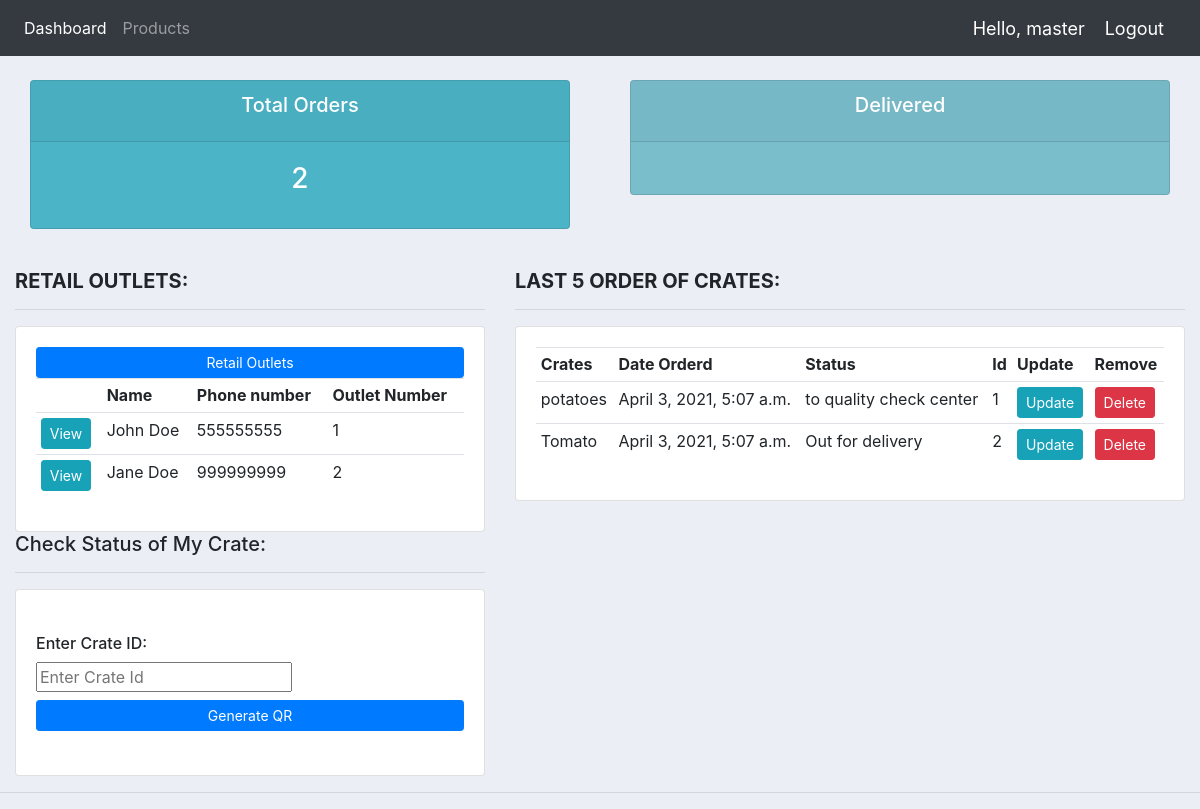
Before: /home/ (signed in) with the older database file.
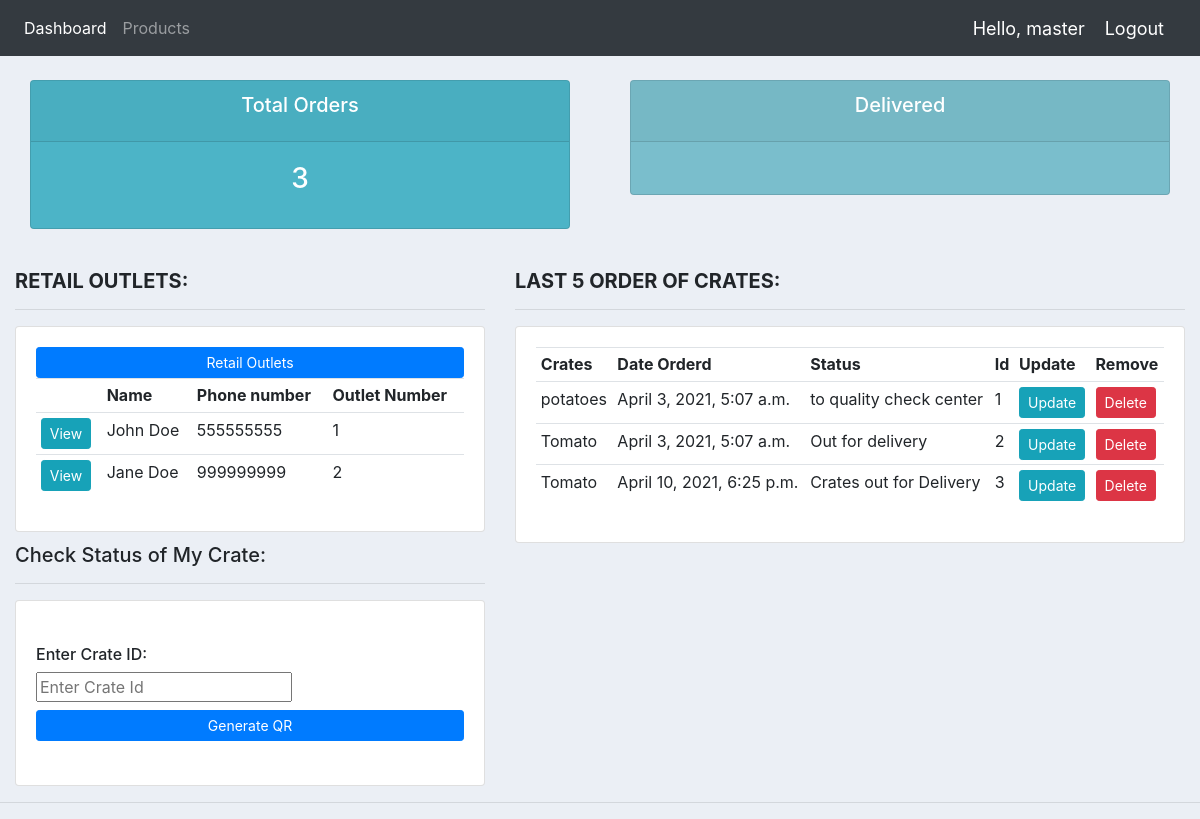
After: the same page with the newer database file.
### accounts/models.py (models this page shows)
class AccountsCustomer(models.Model):
    name = models.CharField(max_length=200, blank=True, null=True)
    phone = models.CharField(max_length=200, blank=True, null=True)
    email = models.CharField(max_length=200, blank=True, null=True)
    date_created = models.DateTimeField(blank=True, null=True)
    class Meta:
        managed = False
        db_table = 'accounts_customer'

class AccountsOrder(models.Model):
    date_created = models.DateTimeField(blank=True, null=True)
    status = models.CharField(max_length=200, blank=True, null=True)
    customer = models.ForeignKey(AccountsCustomer, models.DO_NOTHING, blank=True, null=True)
    product = models.ForeignKey('AccountsProduct', models.DO_NOTHING, blank=True, null=True)
    note = models.CharField(max_length=1000, blank=True, null=True)
    class Meta:
        managed = False
        db_table = 'accounts_order'

class AccountsProduct(models.Model):
    name = models.CharField(max_length=200, blank=True, null=True)
    price = models.FloatField(blank=True, null=True)
    category = models.CharField(max_length=200, blank=True, null=True)
    date_created = models.DateTimeField(blank=True, null=True)
    description = models.CharField(max_length=200, blank=True, null=True)
    class Meta:
        managed = False
        db_table = 'accounts_product'

### accounts/views.py (the view)
# urls.py: path('home/', views.home, name="home"),
@login_required(login_url='login')
def home(request):
    x = request.user.username
    print(x)
    orders = Order.objects.all()
    customers = Customer.objects.all()
    user_context = {"orders": orders, "customers": customers}
    total_customers = customers.count()
    total_orders = orders.count()
    Harvested = orders.filter(status='Harvested').count()
    Sorting_center = orders.filter(status='Sorting center').count()
    Quality_check_center = orders.filter(status='quality check center').count()
    out_for_delivery = orders.filter(status='out for delivery').count()
    context = {'orders': orders, 'customers': customers,
               'total_orders': total_orders, 'Harvested': Harvested,
               'Sorting center': Sorting_center, 'quality check center': Quality_check_center,
               'out for delivery': out_for_delivery}
    return render(request, 'accounts/dashboard.html', context)

### accounts/models.py (called while the page is built)
    def __str__(self):
        return self.name

### templates/accounts/dashboard.html (shortened to what this page needs)
{%  extends 'accounts/main.html' %}
{% block content %}
{%  include 'accounts/status.html' %}
<br>
<div class="row">
	<div class="col-md-5">
        <h5><b>RETAIL OUTLETS:</b> </h5>
		<hr>
		<div class="card card-body">
			<a class="btn btn-primary  btn-sm btn-block" href="">Retail Outlets</a>
			<table class="table table-sm">
                    <tr>
                        <th></th>
                        <th>Name</th>
                        <th>Phone number</th>
                        <th>Outlet Number</th>
                    </tr>
				{% for customer in customers %}
                    <tr>
						<td><a class="btn btn-sm btn-info" href="{% url 'customer' customer.id %}">View</a></td>
						<td>{{customer.name}}</td>
						<td>{{customer.phone}}</td>
                        <td>{{customer.id }}</td>
					</tr>
				{% endfor %}
			</table>
		</div>
	</div>
	<div class="col-md-7">
        <h5><b>LAST 5 ORDER OF CRATES:</b></h5>
		<hr>
		<div class="card card-body">
			<table class="table table-sm">
				<tr>
					<th>Crates</th>
					<th>Date Orderd</th>
                    <th>Status</th>
                    <th>Id</th>
					<th>Update</th>
					<th>Remove</th>
				</tr>
				{% for order in orders %}
					<tr>
						<td>{{order.product}}</td>
						<td>{{order.date_created}}</td>
                        <td>{{order.status}}</td>
                        <td>{{order.id }}</td>
						<td><a class="btn btn-sm btn-info" href="{% url 'update_order' order.id %}">Update</a></td>
						<td><a class="btn btn-sm btn-danger" href="{% url 'delete_order' order.id %}">Delete</a></td>
					</tr>
				{% endfor %}
			</table>
		</div>
	</div>
</div>
<div class="row">
        <div class="col-md-5">
            <h5>Check Status of My Crate:</h5>
            <hr>
            <div class="card card-body">
                <form method="post" action="{% url 'generateQR' %}">{% csrf_token %}
                    <br>
                    <h6>Enter Crate ID: </h6>
                    <label>
                        <input type="text" name="order_id" placeholder="Enter Crate Id ">
                    </label>
                    <br>
                    <button type="submit" value="Click" name="GenerateQR" class="btn btn-primary  btn-sm btn-block"
                            onclick="generateQR()" href="">Generate QR
                    </button>
                </form>
                <br>
            </div>
        </div>
    </div>
{% endblock %}

### templates/accounts/main.html (shortened to what this page needs)
{% load static %}
<!DOCTYPE html>
<html>
<head>
	<link rel="stylesheet" href="https://stackpath.bootstrapcdn.com/bootstrap/4.3.1/css/bootstrap.min.css">
	<link rel="stylesheet" type="text/css" href="{% static '/css/main.css' %}">
</head>
<body>
	{%  include 'accounts/navbar.html' %}
	<div class="container-fluid">
	{% block content %}
	{% endblock %}
    </div>
	<hr>
</body>
</html>

### templates/accounts/navbar.html (shortened to what this page needs)
{% load static %}
<nav class="navbar navbar-expand-lg navbar-dark bg-dark">
  <div class="collapse navbar-collapse" id="navbarNav">
    <ul class="navbar-nav">
      <li class="nav-item active">
        <a class="nav-link" href="{% url 'home' %}">Dashboard</a>
      </li>
      <li class="nav-item">
        <a class="nav-link" href="{% url 'products' %}">Products</a>
      </li>
    </ul>
  </div>
  <span class="hello-msg">Hello, {{request.user}}</span>
  <span ><a  class="hello-msg" href="{% url 'logout' %}">Logout</a></span>
</nav>

### templates/accounts/status.html (shortened to what this page needs)
<br>
<div class="row">
	<div class="col">
		<div class="col-md">
			<div class="card text-center text-white  mb-3" id="total-orders">
			  	<div class="card-header">
			  		<h5 class="card-title">Total Orders</h5>
			  	</div>
			  	<div class="card-body">
			    	<h3 class="card-title">{{total_orders}}</h3>
			  	</div>
			</div>
		</div>
	</div>
	<div class="col">
		<div class="col-md">
			<div class="card text-center text-white  mb-3" id="orders-delivered">
			  	<div class="card-header">
			  		<h5 class="card-title">Delivered</h5>
			  	</div>
			  	<div class="card-body">
			  	</div>
			</div>
		</div>
	</div>
</div>

### static/css/main.css (style rules this page uses)
body { background-color: #ebeff5; }
#total-orders { background-color: #4cb4c7; }
#orders-delivered { background-color: #7abecc; }

### templates/accounts/navbar.html (style rules this page uses)
.hello-msg { font-size: 18px; color: #fff; margin-right: 20px; }

Changed rows visible on the page:
added AccountsOrder: product "Tomato", date_created "April 10, 2021, 6:25 p.m.", status "Crates out for Delivery", id "3"
Other visible differences:
{{ total_orders }}: "2" → "3"
